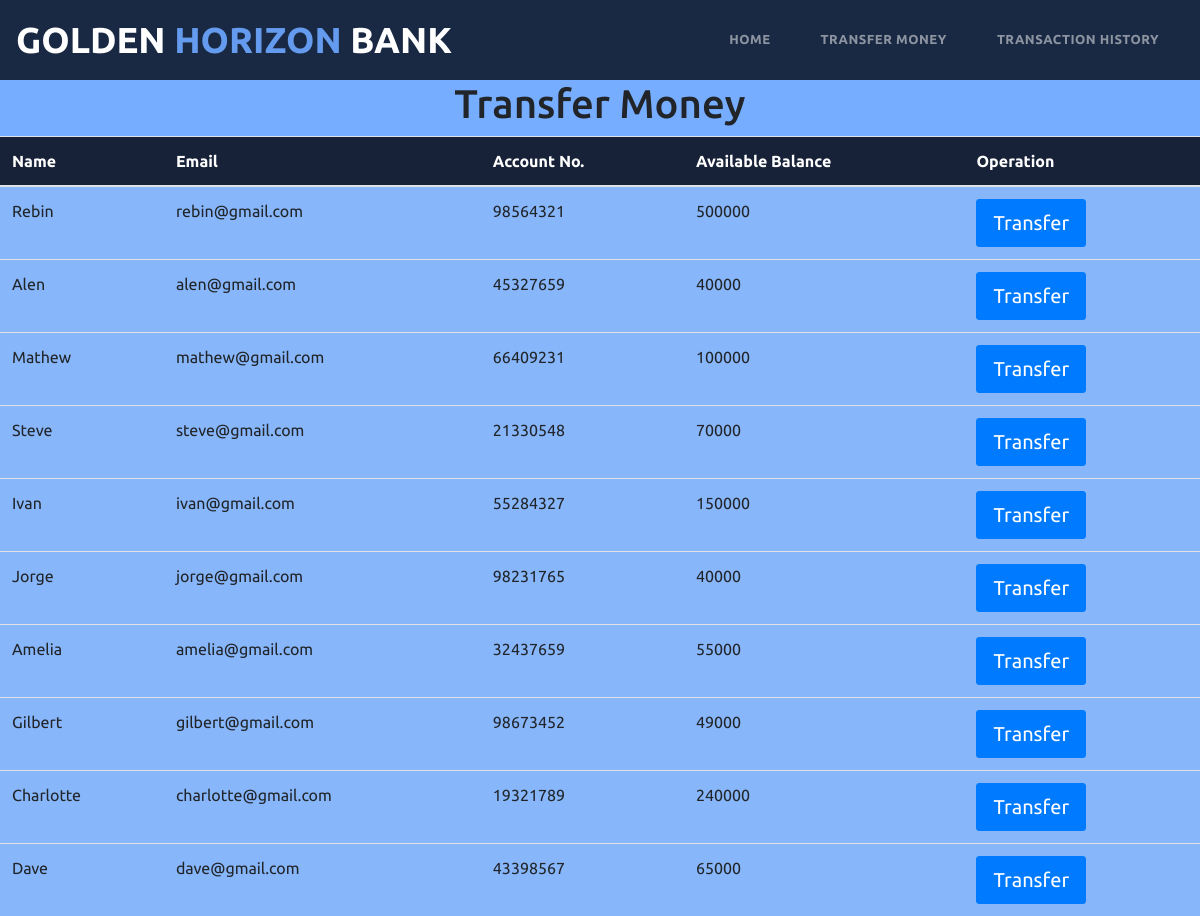
The page /customers.php on the database its author committed.
### tables this page shows
CREATE TABLE `users` (
  `sr` int(11) NOT NULL,
  `name` varchar(20) NOT NULL,
  `email` varchar(20) NOT NULL,
  `accno` varchar(10) NOT NULL,
  `blc` bigint(20) NOT NULL
);

### customers.php (the view, shortened to what this page needs)
<!DOCTYPE html>
<html lang="en">
<head>
  <link rel="stylesheet" href="style.css">
  <link rel="stylesheet" href="https://maxcdn.bootstrapcdn.com/bootstrap/4.0.0/css/bootstrap.min.css" />
  <link href="https://cdnjs.cloudflare.com/ajax/libs/font-awesome/5.13.0/css/all.min.css" rel="stylesheet">
</head>
<body style="background-color:#77adff ;">
  <?php include 'config.php'; ?>
  <nav class="navbar bg-dark navbar-expand-lg navbar-dark sticky-top">
    <a class="navbar-brand title" href="index.php">GOLDEN <span class="s1">HORIZON</span> BANK</a>
    <div class="collapse navbar-collapse" id="navbarSupportedContent">
      <ul class="navbar-nav ml-auto">
        <li class="nav-item">
          <a class="nav-link" href="index.php">Home</a>
        </li>
        <li class="nav-item">
          <a class="nav-link" href="customers.php">Transfer Money</a>
        </li>
        <li class="nav-item">
          <a class="nav-link" href="transaction.php">Transaction History</a>
        </li>
      </ul>
    </div>
  </nav>
  <section class="c3">
    <h1 class="text-center">Transfer Money</h1>
  </section>
  <?php
  $conn = mysqli_connect($servername, $username, $password, $database);
  if (!$conn) {
    die("Connection not established: " . mysqli_connect_error());
  } else {
    $sql = "SELECT * FROM `users`";
    $result = mysqli_query($conn, $sql);
  ?>
    <table class="table align-middle mb-0">
      <thead>
        <tr>
          <th>Name</th>
          <th>Email</th>
          <th>Account No.</th>
          <th>Available Balance</th>
          <th>Operation</th>
        </tr>
      </thead>
    <?php
    echo "<tbody>";
    while ($row = mysqli_fetch_assoc($result)) {
      echo '
    <tr>
    <td>
        <p class="fw-bold mb-1">' . $row['name'] . '</p>
    </td>
    <td>
        <p class="fw-bold mb-1">' . $row['email'] . '</p>
    </td>
    <td>
        <p class="fw-normal mb-1">' . $row['accno'] . '</p>
    </td>
    <td>
        <span >' . $row['blc'] . '</span>
    </td>
    <td>
    <a href="transfer.php?reads=' . $row['accno'] . '"
    <button type="button" class="btn btn-primary btn-lg btn-rounded">
        Transfer
      </button>
      </a>
    </td>
    </tr>';
    }
  }
  echo "</tbody>";
    ?>
</body>
</html>

### style.css (style rules this page uses)
body { font-family: "Ubuntu", sans-serif; margin: 0px; padding: 0px; }
html { scroll-behavior: smooth; }
a { color: white; text-decoration: none; }
.table { background-color: #87b6fb; }
thead { background-color: #172238; }
th { color: white; }
ul { padding: 0px; margin: 0px; list-style: none; }
.bg-dark { background-color: rgba(22, 34, 57, 0.95) !important; }
.nav-item { padding: 10px 15px; font-size: 13px; text-transform: uppercase; letter-spacing: 0.5px; font-weight: 700; color: #fff; border: 2px solid transparent; transition: all 0.5s; }
.s1 { font-style: normal; color: #649bee; font-size: 36px; text-transform: uppercase; }
.navbar .title { font-size: 36px; text-transform: uppercase; font-weight: 800; color: #fff; }
.title { text-align: center; color: #649bee; font-weight: bolder; }
.form-control, .btn { border-radius: 3px; }

### rows shown on the page
users: name "Rebin", email "rebin@gmail.com", accno "98564321", blc "500000"
users: name "Alen", email "alen@gmail.com", accno "45327659", blc "40000"
users: name "Mathew", email "mathew@gmail.com", accno "66409231", blc "100000"
users: name "Steve", email "steve@gmail.com", accno "21330548", blc "70000"
users: name "Ivan", email "ivan@gmail.com", accno "55284327", blc "150000"
users: name "Jorge", email "jorge@gmail.com", accno "98231765", blc "40000"
users: name "Amelia", email "amelia@gmail.com", accno "32437659", blc "55000"
users: name "Gilbert", email "gilbert@gmail.com", accno "98673452", blc "49000"
users: name "Charlotte", email "charlotte@gmail.com", accno "19321789", blc "240000"
users: name "Dave", email "dave@gmail.com", accno "43398567", blc "65000"
